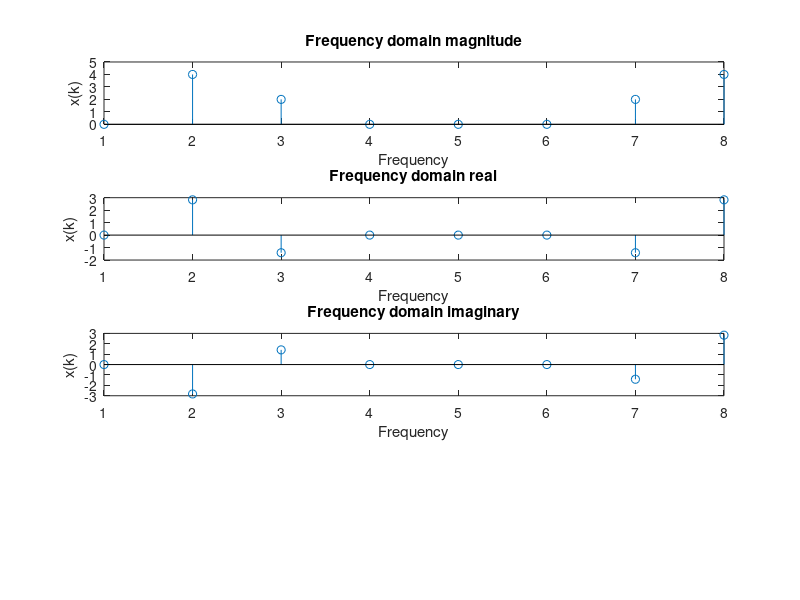

Write MATLAB code to recreate this figure.
clc;
clear;
fs=8000;
ts=1/fs;
N=8;

 n=1:N;
x=sin(2*pi*1000*n*ts)+0.5*sin(2*pi*2000*n*ts+(3*pi/4));


for m=0:length(x)-1
  real=0;
  imaginary=0;
  for i=0:N-1
    real=real+(x(i+1)*cos((2*pi*m*i)/N));
    imaginary=imaginary+(x(i+1)*sin((2*pi*m*i)/N));
  end;
  result(m+1)=real;
  result2(m+1)=-imaginary;
end;
for iter=1:N
  magnititude(iter)=sqrt((result(iter)*result(iter))+(result2(iter)*result2(iter)));
  
end;
disp(magnititude);
t=0:N-1;
subplot(411);
stem(n,magnititude);
xlabel('Frequency');
ylabel('x(k)');
title('Frequency domain magnitude');

t=0:N-1;
subplot(412);
stem(n,result);
xlabel('Frequency');
ylabel('x(k)');
title('Frequency domain real');
t=0:N-1;
subplot(413);
stem(n,result2);
xlabel('Frequency');
ylabel('x(k)');
title('Frequency domain imaginary');